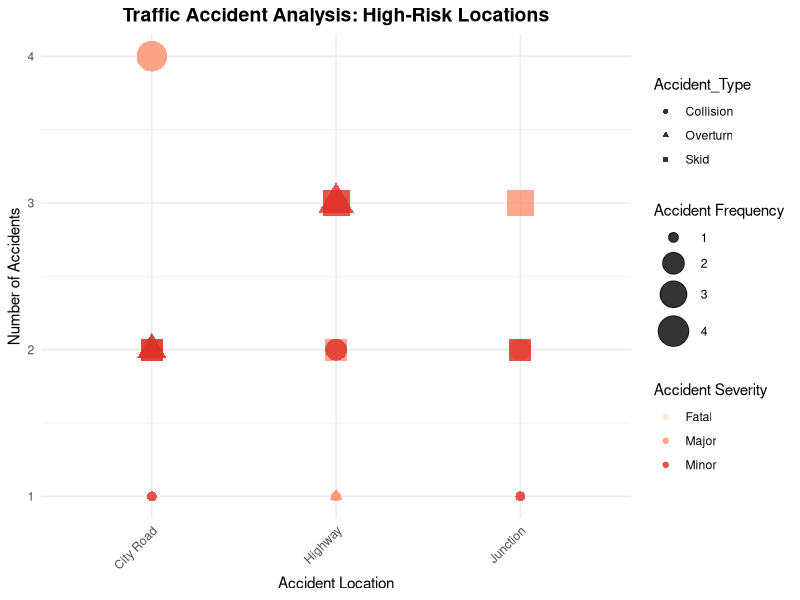

Generate this figure with R:
print("MUKESH T 23BAD071")
library(ggplot2)
library(dplyr)

accidents <- read.csv("4.traffic_accidents.csv")

accidents$Accident_Type <- as.factor(accidents$Accident_Type)
accidents$Severity <- as.factor(accidents$Severity)

acc_summary <- accidents %>%
  group_by(Location, Severity, Accident_Type) %>%
  summarise(Frequency = n(), .groups = "drop")

str(acc_summary)

ggplot(acc_summary, aes(
  x = Location,
  y = Frequency,
  color = Severity,
  size = Frequency,
  shape = Accident_Type
)) +
  geom_point(alpha = 0.8) +
  
  scale_color_brewer(
    palette = "Reds",
    name = "Accident Severity"
  ) +
  
  scale_size_continuous(
    range = c(3, 10),
    name = "Accident Frequency"
  ) +
  
  labs(
    title = "Traffic Accident Analysis: High-Risk Locations",
    x = "Accident Location",
    y = "Number of Accidents"
  ) +
  
  theme_minimal() +
  theme(
    plot.title = element_text(hjust = 0.5, face = "bold", size = 14),
    axis.text.x = element_text(angle = 45, hjust = 1),
    legend.position = "right"
  )


